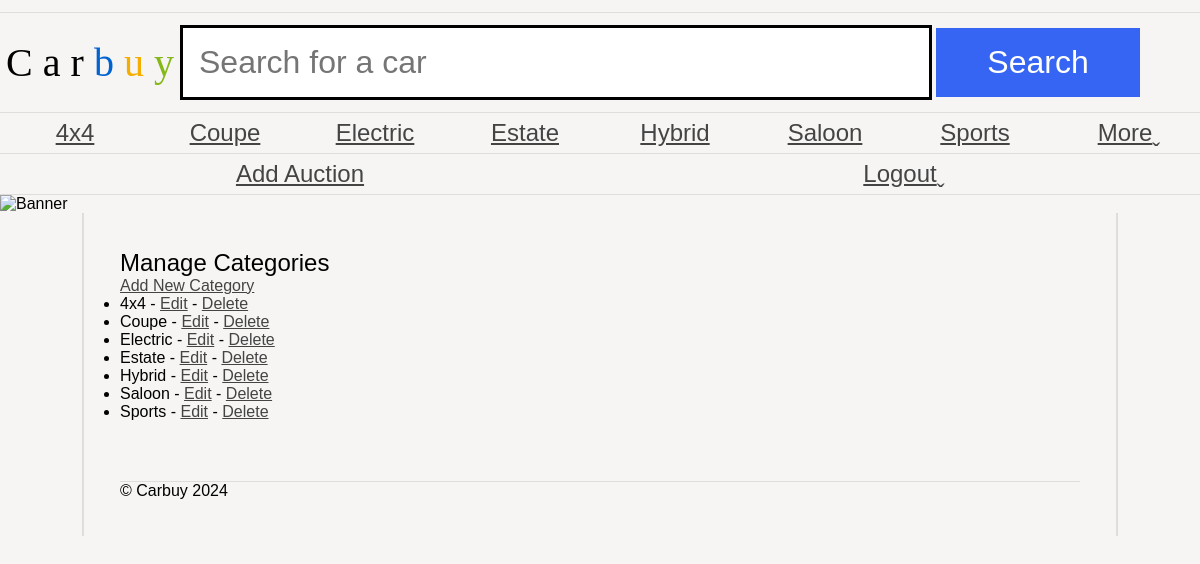
Page /adminCategories.php (signed in) on the committed database.
### tables this page shows
CREATE TABLE `categories` (
  `id` int(11) NOT NULL,
  `name` varchar(100) NOT NULL,
  `parent_id` int(11) DEFAULT NULL,
  `sort_order` int(11) NOT NULL DEFAULT 0,
  `date_added` datetime NOT NULL DEFAULT current_timestamp()
);

### adminCategories.php (the view, shortened to what this page needs)
<?php
require 'connectionpage.php';
?>
<?php include 'header.php';  ?>
<h2>Manage Categories</h2>
<p><a href="addCategory.php" class="button">Add New Category</a></p>
<ul>
<?php if (count($categories) > 0): ?>
    <?php foreach ($categories as $cat): ?>
        <li>
            <?= htmlspecialchars($cat['name']) ?>
            - <a href="editCategory.php?id=<?= htmlspecialchars($cat['id']) ?>">Edit</a>
            - <a href="deleteCategory.php?id=<?= htmlspecialchars($cat['id']) ?>" onclick="return confirm('Are you sure you want to delete this category?');">Delete</a>
        </li>
    <?php endforeach; ?>
<?php else: ?>
    <li>No categories found.</li>
<?php endif; ?>
</ul>
<?php include 'footer.php';  ?>

### header.php (shortened to what this page needs)
<?php
$categoriesStmt = $dbConnection->prepare('SELECT * FROM categories ORDER BY name');
$categoriesStmt->execute();
$categories = $categoriesStmt->fetchAll(PDO::FETCH_ASSOC);
?>
<!DOCTYPE html>
<html lang="en">
<head>
    <link rel="stylesheet" href="carbuy.css" />
</head>
<body>
    <header>
        <h1>
            <span class="C">C</span>
            <span class="a">a</span>
            <span class="r">r</span>
            <span class="b">b</span>
            <span class="u">u</span>
            <span class="y">y</span>
        </h1>
        <?php if (basename($_SERVER['PHP_SELF']) != 'login.php'): ?>
            <form action="search.php" method="GET" aria-label="Search for a car">
                <input type="text" name="search" placeholder="Search for a car" required aria-label="Search term" />
                <input type="submit" name="submit" value="Search" />
            </form>
        <?php endif; ?>
    </header>
    <?php if (basename($_SERVER['PHP_SELF']) != 'login.php'): ?>
        <nav>
            <ul>
                <?php foreach ($categories as $category): ?>
                    <li><a class="categoryLink" href="category.php?id=<?= htmlspecialchars($category['id']) ?>"><?= htmlspecialchars($category['name']) ?></a></li>
                <?php endforeach; ?>
                <li><a class="categoryLink" href="#">More</a></li>
            </ul>
        </nav>
        <nav>
            <ul>
                <?php if (isset($_SESSION['user'])): ?>
                    <li><a href="addAuction.php">Add Auction</a></li>
                    <li><a href="logout.php">Logout</a></li>
                <?php else: ?>
                    <li><a href="login.php">Login</a></li>
                <?php endif; ?>
            </ul>
        </nav>
    <?php endif; ?>
    <img src="banners/1.jpg" alt="Banner" />
    <main>

### carbuy.css (style rules this page uses)
* { margin: 0; padding: 0; }
body { font-family: 'Oxygen-Regular', sans-serif; background-color: #f6f5f4; max-width: 100vw; overflow-x: hidden; }
h1, h2, h3, h4 { font-weight: normal; }
a, a:visited { color: #444; }
header { margin-top: 1vw; font-family: 'Univers-Light-Normal'; display: grid; grid-template-columns: 15% 85%; align-items: center; padding-top: 1vw; padding-bottom: 1vw; border-top: 1px solid #ddd; border-bottom: 1px solid #ddd; }
header h1 { text-align: center; font-size: 2.5em; }
form { display: block; }
header form input[type=text] { border: 3px solid black; font-size: 2em; padding: 0.5em; width: 70%; }
body > img { width: 100vw; }
header form input[type=submit] { background-color: #3665f3; color: white; width: 20%; font-size: 2em; padding: 0.5em; cursor: pointer; border: 0; }
header .b { color: #0063d1; }
header .u { color: #f4ae01; }
header .y { color: #85b716; }
body > nav { border-bottom: 1px solid #ddd; }
body > nav ul li:last-child a:after { content: 'ˬ'; position: absolute; }
body > nav ul { display: flex; width: 100vw; list-style-type: none; }
body > nav ul li { flex: 1; }
body > nav ul li a { display: block; text-align: center; padding-top: 0.5vw; padding-bottom: 0.5vw; font-size: 1.5em; }
main { padding: 3vw; display: block; overflow: hidden; width: 80vw; margin: auto; border-left: 2px solid #ddd; border-right: 2px solid #ddd; }

### rows in the picture
categories: name "4x4"
categories: name "Coupe"
categories: name "Electric"
categories: name "Estate"
categories: name "Hybrid"
categories: name "Saloon"
categories: name "Sports"
